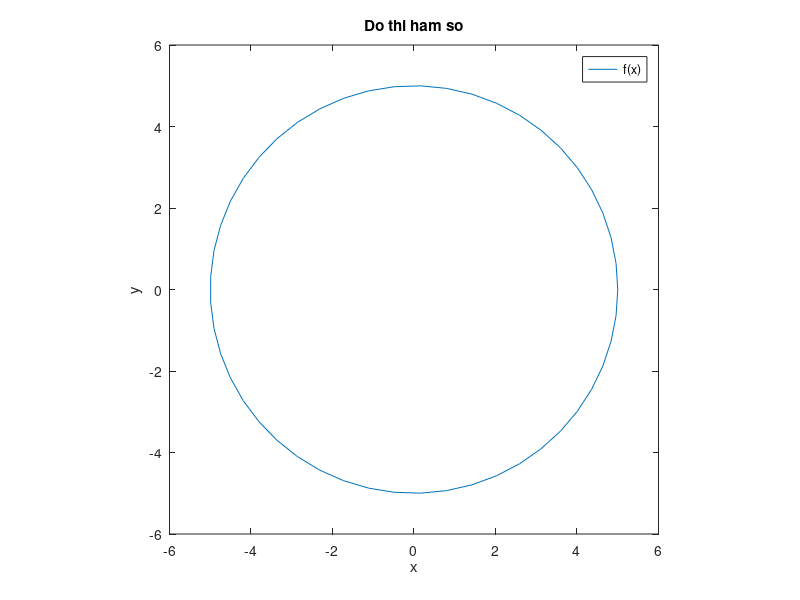

Here is the MATLAB script that generated this plot:
clc
clear 
close all

% Bai 4
t = linspace(0,2*pi,50);
x = 5.*cos(t);
y = 5.*sin(t);

plot(x,y);
axis([-6 6 -6 6]);
axis square;
title("Do thi ham so");
xlabel('x');
ylabel('y')
legend('f(x)');
